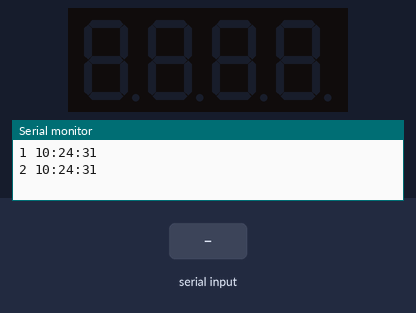
A sketch run on a simulated Arduino Uno, built with avr-gcc and run on an emulated ATmega328P. Shown: 4-digit seven-segment display, the last lines printed to the serial monitor. The test bench sets the inputs (shaded band). The local clock reads 2024-03-15 10:24:30 at power-on unless the sketch sets it.

Above: at 2.2 s.
2.3 s: "$" received over Serial
At 4.9 s:
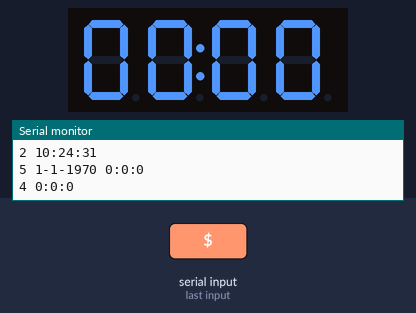
Timing chart, 0 to 6.4 s (numbered marks = the images above; inputs shaded):
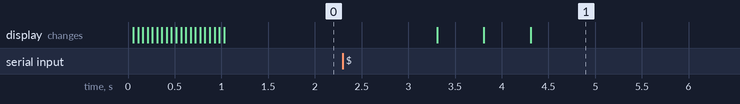

Measured:
- after the input at 2.3 s, the display: changes after 1.0 s (image 1)

The sketch:

ClockWithCorrection.ino
```cpp
#include <DS3232RTC.h>      // https://github.com/JChristensen/DS3232RTC
#include <Streaming.h>      // http://arduiniana.org/libraries/streaming/
#include <SevenSegmentTM1637.h>
#include <SevenSegmentExtended.h>
#include <TimerOne.h>

/* initialize global TM1637 Display object
*  The constructor takes two arguments, the number of the clock pin and the digital output pin:
* SevenSegmentTM1637(byte pinCLK, byte pinDIO);
*/
const byte PIN_CLK = 3;   // define CLK pin (any digital pin)
const byte PIN_DIO = 4;   // define DIO pin (any digital pin)
SevenSegmentExtended      display(PIN_CLK, PIN_DIO);

volatile int cnt=0, lastcnt=0;
void SecPlus();

void setup() {
  Serial.begin(9600);

  // setSyncProvider() causes the Time library to synchronize with the
  // external RTC by calling RTC.get() every five minutes by default.
  setSyncProvider(RTC.get);
  setSyncInterval(900);

  Timer1.initialize();
  Timer1.attachInterrupt(SecPlus);

  // Serial << F("RTC Sync");
  display.begin();            // initializes the display
  display.setBacklight(30);  // set the brightness to 100 %

  // Clear in serial buffer
  while(Serial.available()) Serial.read();
}

void SecPlus() {
  if (cnt == 1800) {
    time_t t = now();
    RTC.set(t + 6);
    cnt = 0;
  }
  else cnt++;
}

void loop() {
  time_t t;
  if (Serial.available()) {
    char ch = Serial.read();
    if (ch == '$') {
      t = Serial.parseInt();
      RTC.set(t);
      setTime(t);
      // Aging offset
      //RTC.writeRTC(0x10,0b00000000);
      //Serial << RTC.readRTC(0x10) << endl;
      Serial << weekday(t) << ' ' << day(t) << '-' << month(t) << '-' << year(t) << ' ' << hour(t) << ':' << minute(t) << ':' << second(t) << endl;
      }
    // Clear in serial buffer
    while(Serial.available()) Serial.read();
    }
  t = now();
  if (second(t)==0) display.printTime(hour(t), minute(t), true);
  if ((cnt-lastcnt) > 0) {
    Serial << cnt << " " << hour(t) << ':' << minute(t) << ':' << second(t) << endl;
    lastcnt = cnt;
  }
}
```
